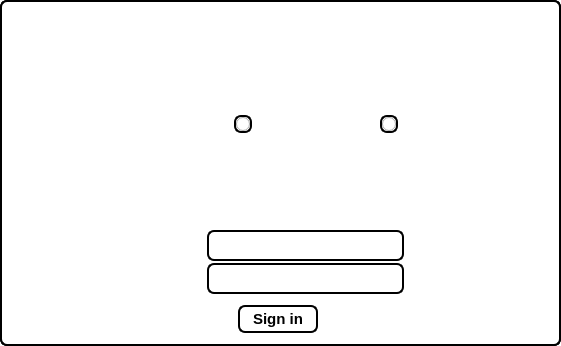
<?xml version="1.0" encoding="UTF-8"?>
<ui version="4.0">
 <class>Acc</class>
 <widget class="QDialog" name="Acc">
  <property name="geometry">
   <rect>
    <x>0</x>
    <y>0</y>
    <width>561</width>
    <height>346</height>
   </rect>
  </property>
  <property name="windowTitle">
   <string>A-Parking</string>
  </property>
  <property name="styleSheet">
   <string notr="true">background-color: rgb(255, 255, 255);
                          border-style: inset;
                          border-style: outset;
                          border-width: 1px;
                           border: 2px solid #000000;
                          border-radius: 7px;</string>
  </property>
  <widget class="QLabel" name="background_2">
   <property name="geometry">
    <rect>
     <x>0</x>
     <y>0</y>
     <width>561</width>
     <height>346</height>
    </rect>
   </property>
   <property name="font">
    <font>
     <pointsize>11</pointsize>
     <weight>75</weight>
     <bold>true</bold>
    </font>
   </property>
   <property name="text">
    <string/>
   </property>
   <property name="pixmap">
    <pixmap resource="resources.qrc">:/images/images/id window11.png</pixmap>
   </property>
  </widget>
  <widget class="QPushButton" name="enterButton">
   <property name="geometry">
    <rect>
     <x>238</x>
     <y>305</y>
     <width>80</width>
     <height>28</height>
    </rect>
   </property>
   <property name="font">
    <font>
     <pointsize>11</pointsize>
     <weight>75</weight>
     <bold>true</bold>
    </font>
   </property>
   <property name="styleSheet">
    <string notr="true">color:rgb(0, 0, 0)</string>
   </property>
   <property name="text">
    <string>Sign in</string>
   </property>
  </widget>
  <widget class="QPlainTextEdit" name="passwordBox">
   <property name="geometry">
    <rect>
     <x>207</x>
     <y>263</y>
     <width>197</width>
     <height>31</height>
    </rect>
   </property>
   <property name="font">
    <font>
     <pointsize>9</pointsize>
     <weight>75</weight>
     <bold>true</bold>
    </font>
   </property>
  </widget>
  <widget class="QRadioButton" name="adminButton">
   <property name="geometry">
    <rect>
     <x>380</x>
     <y>115</y>
     <width>18</width>
     <height>18</height>
    </rect>
   </property>
   <property name="text">
    <string/>
   </property>
  </widget>
  <widget class="QPlainTextEdit" name="loginBox">
   <property name="geometry">
    <rect>
     <x>207</x>
     <y>230</y>
     <width>197</width>
     <height>31</height>
    </rect>
   </property>
   <property name="font">
    <font>
     <pointsize>9</pointsize>
     <weight>75</weight>
     <bold>true</bold>
    </font>
   </property>
  </widget>
  <widget class="QRadioButton" name="userButton">
   <property name="geometry">
    <rect>
     <x>234</x>
     <y>115</y>
     <width>18</width>
     <height>18</height>
    </rect>
   </property>
   <property name="text">
    <string/>
   </property>
  </widget>
 </widget>
 <resources>
  <include location="resources.qrc"/>
 </resources>
 <connections/>
</ui>
